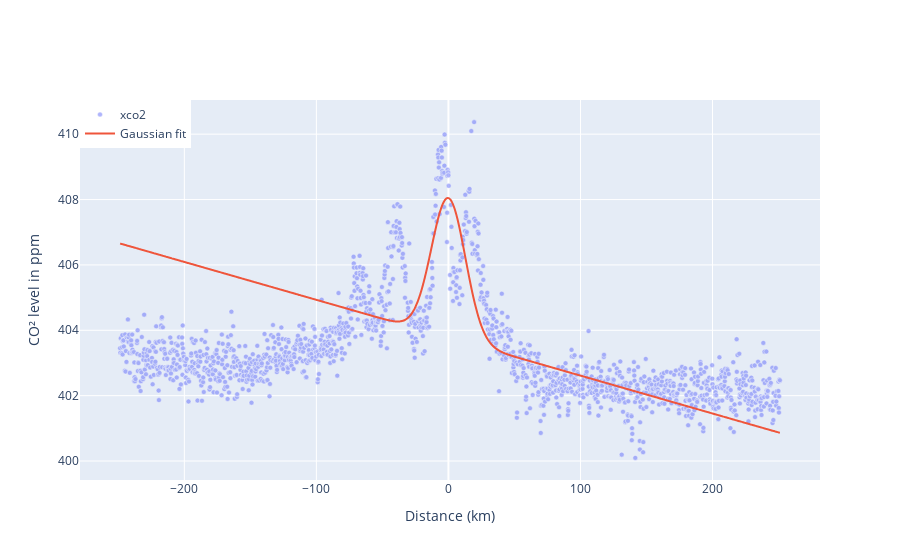

The cell this chart's notebook holds for it:
### Code cell
distance = df_best_peak.iloc[0]['distance']
distance
begin = distance - 100
end = distance + 100
# gaussian_param
# df_peak = df_11522.query("distance > @begin and distance < @end")
# df_peak.distance = df_peak.distance - distance
# df_peak['gaussian_y'] = df_peak.distance.apply(
#     lambda x: gaussian(x=x, m=gaussian_param['slope'], b=gaussian_param['intercept'], A=gaussian_param['amplitude'], sig=gaussian_param['sigma']))
# sounding_plot = oco2map.build_sounding_scatter(df_peak, gaussian_param, plot_gaussian = True)
# pio.show(sounding_plot)

df_peak = df_11522.query("distance > 300 and distance < 800").copy()
df_peak.distance = df_peak.distance - distance
df_peak['gaussian_y'] = df_peak.distance.apply(
    lambda x: gaussian(x=x, m=gaussian_param['slope'], b=gaussian_param['intercept'], A=gaussian_param['amplitude'], sig=gaussian_param['sigma']))

sounding_plot = oco2map.build_sounding_scatter(df_peak, gaussian_param, plot_gaussian = True)
pio.show(sounding_plot)

### Figure 1 — Plotly figure (JSON) as saved in the notebook; plotly's stock layout.template omitted (floating-point values rounded to 4 significant figures; data arrays with more than 128 entries replaced by an {"elided": "..."} marker saying what was removed)
{"data": [{"marker": {"line": {"color": "white", "width": 0.5}, "size": 5}, "mode": "markers", "name": "xco2", "opacity": 0.5, "text": "xco2", "type": "scatter", "x": {"elided": "1598 float values"}, "y": {"elided": "1598 float values"}}, {"hoverinfo": "name", "line": {"shape": "spline"}, "name": "Gaussian fit", "type": "scatter", "x": {"elided": "1598 float values"}, "y": {"elided": "1598 float values"}}], "layout": {"autosize": true, "hovermode": "closest", "legend": {"x": 0, "y": 1}, "xaxis": {"autorange": true, "range": [-277.6, 280.0], "title": {"text": "Distance (km)"}, "type": "linear"}, "yaxis": {"autorange": true, "range": [399.4, 411.1], "title": {"text": "CO² level in ppm"}, "type": "linear"}}}
